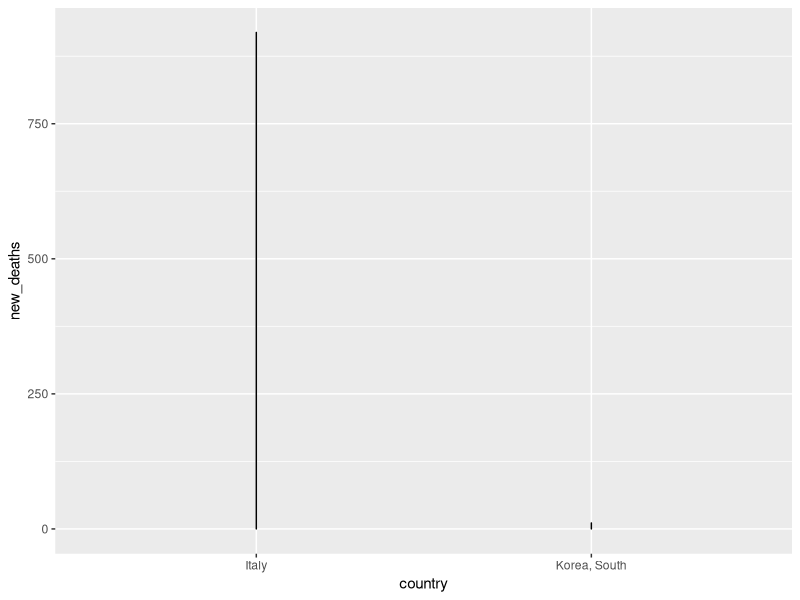
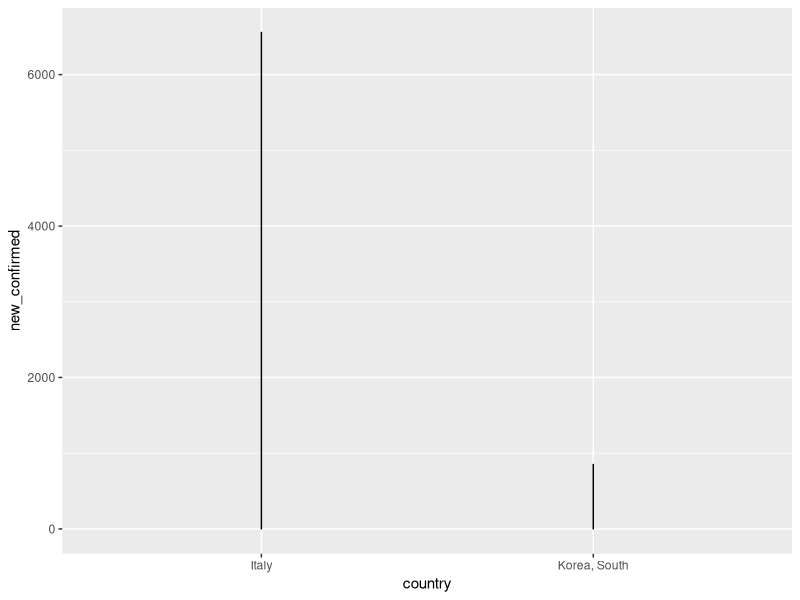
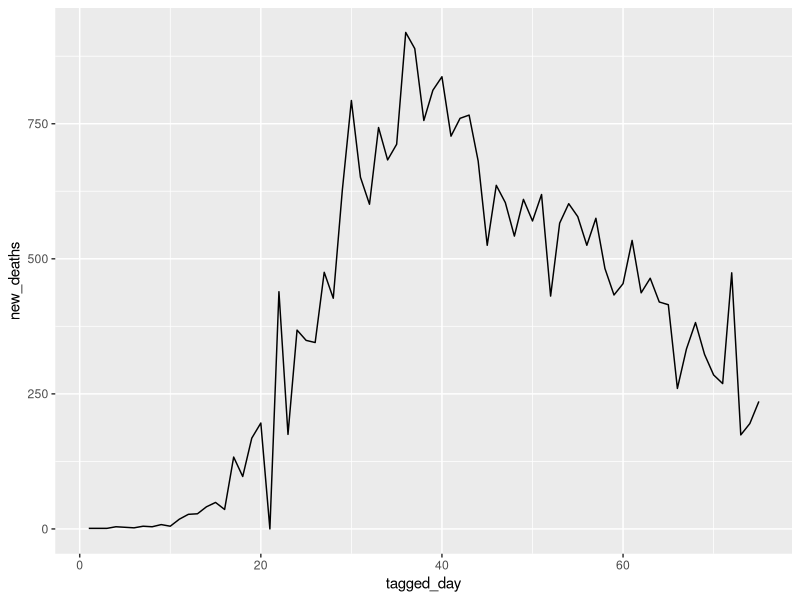
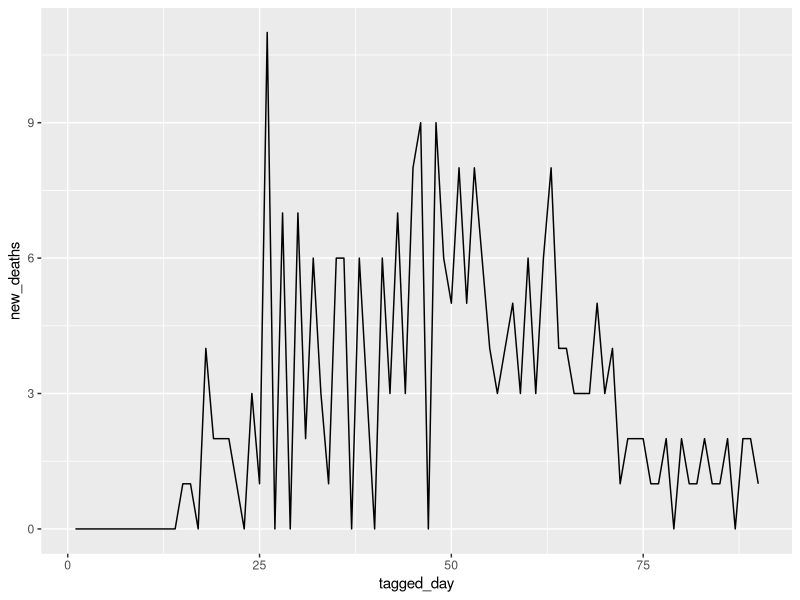

R code for these plots, in order:
setwd("/Users/tiffanytoor1/desktop/MSHI/614/COVID_614")

library(dplyr)
library (ggplot2)
library(caret)

df0 <- read.csv(file="HS614_COVID_dataset.csv", header=TRUE)
head(df0)

df0$date <- as.Date(df0$date, "%m/%d/%y")

df1 <- select(df0, c(country, tagged_day, new_confirmed, new_deaths, partial_lockdown, flights_china, school_closure))
head(df1)

df1_italy <- subset(df1, country =="Italy")
df1_skorea <- subset(df1, country == "Korea, South")

#univariate plots for country & new_deaths/new_confirmed
ggplot(df1, aes(x=country, y= new_deaths)) + geom_path()
ggplot(df1, aes(x=country, y = new_confirmed)) + geom_path()

#not considered bivariate, right? Using subset by countries. 
ggplot(df1_italy, aes(x=tagged_day, y=new_deaths)) + geom_path()
ggplot(df1_skorea, aes(x=tagged_day, y=new_deaths)) + geom_path()


